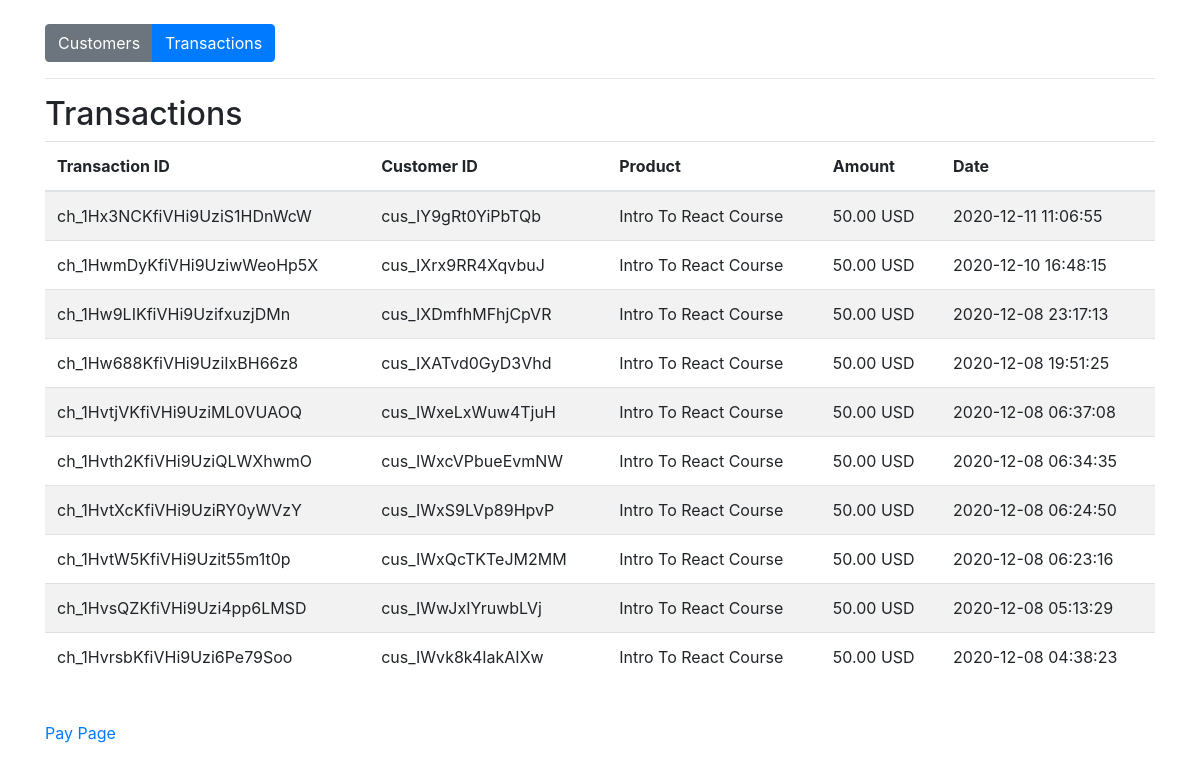
Screenshot of /transactions.php with the database file from the repository.
### tables this page shows
CREATE TABLE `transactions` (
  `id` varchar(255) NOT NULL,
  `customer_id` varchar(255) NOT NULL,
  `product` varchar(255) NOT NULL,
  `amount` varchar(255) NOT NULL,
  `currency` varchar(255) NOT NULL,
  `status` varchar(255) NOT NULL,
  `created_at` datetime NOT NULL DEFAULT CURRENT_TIMESTAMP
);

### lib/pdo_db.php (called while the page is built, shortened)
<?php
class Database {
	private $host = DB_HOST;
	private $user = DB_USER;
	private $pass = DB_PASS;
	private $dbname = DB_NAME;
	private $dbh;
	private $stmt;
	public function __construct() {
		$dsn = 'mysql:host=' . $this->host . ';dbname=' . $this->dbname;
		$options = array (
			PDO::ATTR_PERSISTENT => true,
			PDO::ATTR_ERRMODE => PDO::ERRMODE_EXCEPTION
		);
		try {
			$this->dbh = new PDO ($dsn, $this->user, $this->pass, $options);
		}
		catch ( PDOException $e ) {
			$this->error = $e->getMessage();
		}
	}
	public function query($query) {
		$this->stmt = $this->dbh->prepare($query);
	}
	public function execute(){
		return $this->stmt->execute();
	}
	public function resultset(){
		$this->execute();
		return $this->stmt->fetchAll(PDO::FETCH_OBJ);
	}
}

### models/Transaction.php (called while the page is built, shortened)
<?php
  class Transaction {
    private $db;
    public function __construct() {
      $this->db = new Database;
    }
    public function getTransactions() {
      $this->db->query('SELECT * FROM transactions ORDER BY created_at DESC');
      $results = $this->db->resultset();
      return $results;
    }
  }

### transactions.php (the view, shortened to what this page needs)
<?php
  require_once('lib/pdo_db.php');
  require_once('models/Transaction.php');
  $transaction = new Transaction();
  $transactions = $transaction->getTransactions();
?>
<!DOCTYPE html>
<html lang="en">
<head>
  <link rel="stylesheet" href="https://maxcdn.bootstrapcdn.com/bootstrap/4.0.0/css/bootstrap.min.css">
</head>
<body>
  <div class="container mt-4">
    <div class="btn-group" role="group">
      <a href="customers.php" class="btn btn-secondary">Customers</a>
      <a href="transactions.php" class="btn btn-primary">Transactions</a>
    </div>
    <hr>
    <h2>Transactions</h2>
    <table class="table table-striped">
      <thead>
        <tr>
          <th>Transaction ID</th>
          <th>Customer ID</th>
          <th>Product</th>
          <th>Amount</th>
          <th>Date</th>
        </tr>
      </thead>
      <tbody>
        <?php foreach($transactions as $t): ?>
          <tr>
            <td><?php echo $t->id; ?></td>
            <td><?php echo $t->customer_id; ?></td>
            <td><?php echo $t->product; ?></td>
            <td><?php echo sprintf('%.2f', $t->amount / 100); ?> <?php echo strtoupper($t->currency); ?></td>
            <td><?php echo $t->created_at; ?></td>
          </tr>
        <?php endforeach; ?>
      </tbody>
    </table>
    <br>
    <p><a href="index.php">Pay Page</a></p>
  </div>
</body>
</html>

### rows the page displays
transactions: id "ch_1Hx3NCKfiVHi9UziS1HDnWcW", customer "cus_IY9gRt0YiPbTQb", product "Intro To React Course", $t->amount/100 "50.00", currency "USD", created_at "2020-12-11 11:06:55"
transactions: id "ch_1HwmDyKfiVHi9UziwWeoHp5X", customer "cus_IXrx9RR4XqvbuJ", product "Intro To React Course", $t->amount/100 "50.00", currency "USD", created_at "2020-12-10 16:48:15"
transactions: id "ch_1Hw9LIKfiVHi9UzifxuzjDMn", customer "cus_IXDmfhMFhjCpVR", product "Intro To React Course", $t->amount/100 "50.00", currency "USD", created_at "2020-12-08 23:17:13"
transactions: id "ch_1Hw688KfiVHi9UziIxBH66z8", customer "cus_IXATvd0GyD3Vhd", product "Intro To React Course", $t->amount/100 "50.00", currency "USD", created_at "2020-12-08 19:51:25"
transactions: id "ch_1HvtjVKfiVHi9UziML0VUAOQ", customer "cus_IWxeLxWuw4TjuH", product "Intro To React Course", $t->amount/100 "50.00", currency "USD", created_at "2020-12-08 06:37:08"
transactions: id "ch_1Hvth2KfiVHi9UziQLWXhwmO", customer "cus_IWxcVPbueEvmNW", product "Intro To React Course", $t->amount/100 "50.00", currency "USD", created_at "2020-12-08 06:34:35"
transactions: id "ch_1HvtXcKfiVHi9UziRY0yWVzY", customer "cus_IWxS9LVp89HpvP", product "Intro To React Course", $t->amount/100 "50.00", currency "USD", created_at "2020-12-08 06:24:50"
transactions: id "ch_1HvtW5KfiVHi9Uzit55m1t0p", customer "cus_IWxQcTKTeJM2MM", product "Intro To React Course", $t->amount/100 "50.00", currency "USD", created_at "2020-12-08 06:23:16"
transactions: id "ch_1HvsQZKfiVHi9Uzi4pp6LMSD", customer "cus_IWwJxIYruwbLVj", product "Intro To React Course", $t->amount/100 "50.00", currency "USD", created_at "2020-12-08 05:13:29"
transactions: id "ch_1HvrsbKfiVHi9Uzi6Pe79Soo", customer "cus_IWvk8k4IakAIXw", product "Intro To React Course", $t->amount/100 "50.00", currency "USD", created_at "2020-12-08 04:38:23"
